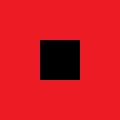

A level layout from a 2D game, rendered from its tile map. Below: a short description, then the map file with its tile-grid data intact:
An orthogonal 3x3 tile map with 40x40 px tiles, 1 tile layer (Tile Layer 1).

<map version="1.0" orientation="orthogonal" renderorder="right-down" width="3" height="3" tilewidth="40" tileheight="40" nextobjectid="1">
 <tileset firstgid="1" name="tileset-01" tilewidth="40" tileheight="40">
  <image source="../../Files/Level System/tileset-01.png" width="480" height="480" />
 </tileset>
 <layer name="Tile Layer 1" width="3" height="3">
  <data>
   <tile gid="129" />
   <tile gid="129" />
   <tile gid="129" />
   <tile gid="129" />
   <tile gid="0" />
   <tile gid="129" />
   <tile gid="129" />
   <tile gid="129" />
   <tile gid="129" />
  </data>
 </layer>
</map>
